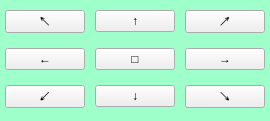
   <widget class="QFrame" name="container_dock2">
    <property name="geometry">
     <rect>
      <x>100</x>
      <y>500</y>
      <width>131</width>
      <height>121</height>
     </rect>
    </property>
    <property name="styleSheet">
     <string notr="true">QFrame {
	background-color: rgba(74, 255, 155, 80);
}</string>
    </property>
    <layout class="QGridLayout" name="gridLayout">
     <property name="leftMargin">
      <number>5</number>
     </property>
     <property name="topMargin">
      <number>5</number>
     </property>
     <property name="rightMargin">
      <number>5</number>
     </property>
     <property name="bottomMargin">
      <number>5</number>
     </property>
     <property name="spacing">
      <number>10</number>
     </property>
     <item row="0" column="0">
      <widget class="QPushButton" name="button_dock_7">
       <property name="styleSheet">
        <string notr="true"/>
       </property>
       <property name="text">
        <string>↖</string>
       </property>
      </widget>
     </item>
     <item row="1" column="1">
      <widget class="QPushButton" name="button_dock_5">
       <property name="text">
        <string>□</string>
       </property>
      </widget>
     </item>
     <item row="2" column="0">
      <widget class="QPushButton" name="button_dock_1">
       <property name="text">
        <string>↙</string>
       </property>
      </widget>
     </item>
     <item row="2" column="2">
      <widget class="QPushButton" name="button_dock_3">
       <property name="text">
        <string>↘</string>
       </property>
      </widget>
     </item>
     <item row="2" column="1">
      <widget class="QPushButton" name="button_dock_2">
       <property name="text">
        <string>↓</string>
       </property>
      </widget>
     </item>
     <item row="1" column="2">
      <widget class="QPushButton" name="button_dock_6">
       <property name="text">
        <string>→</string>
       </property>
      </widget>
     </item>
     <item row="0" column="2">
      <widget class="QPushButton" name="button_dock_9">
       <property name="text">
        <string>↗</string>
       </property>
      </widget>
     </item>
     <item row="0" column="1">
      <widget class="QPushButton" name="button_dock_8">
       <property name="text">
        <string>↑</string>
       </property>
      </widget>
     </item>
     <item row="1" column="0">
      <widget class="QPushButton" name="button_dock_4">
       <property name="text">
        <string>←</string>
       </property>
      </widget>
     </item>
    </layout>
   </widget>
